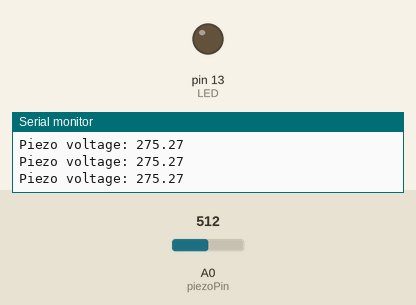
Simulated run of this sketch. Board: Arduino Uno, built with avr-gcc and run on an emulated ATmega328P. Parts: output pins drawn as LEDs (lit = HIGH), the last lines printed to the serial monitor. Inputs (shaded band) come from the test bench; at power-on: A0 (piezoPin) = 512.

Above: at 1.2 s.
1.3 s: A0 (piezoPin) set to 200
2.8 s: A0 (piezoPin) set to 177
At 4.1 s:
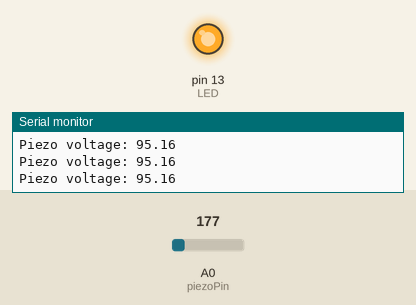
4.4 s: A0 (piezoPin) set to 306
At 5.7 s:
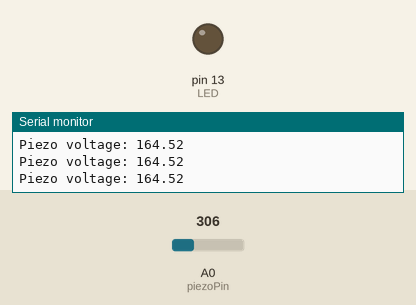
6.0 s: A0 (piezoPin) set to 122
At 7.2 s:
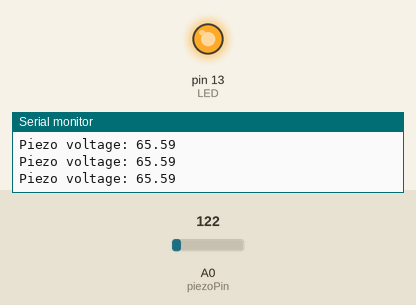
Timing chart, 0 to 8.6 s (numbered marks = the images above; inputs shaded):
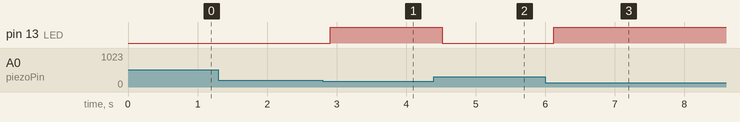

The sketch:

peizo.ino
```cpp
const int piezoPin = A0; // Analog pin connected to the piezo
const int voltageRef = 5.0; // Reference voltage (5V for Arduino)
const int dividerRatio = 110; // Voltage divider ratio (1 + (1MΩ / 10kΩ))
int LED = 13;

void setup() {
  Serial.begin(9600); // Set serial communication baud rate
pinMode(LED, OUTPUT);
}

void loop() {
  int rawValue = analogRead(piezoPin); // Read raw analog value
  float voltage = (rawValue / (float)1023) * voltageRef * dividerRatio; // Convert to voltage
  Serial.print("Piezo voltage: ");
  Serial.println(voltage, 2); // Print voltage with 2 decimal places
  delay(100); // Delay between readings (ms)
 if(voltage <100){
 digitalWrite(LED, HIGH);
 delay(100);}
 else{
  digitalWrite(LED, LOW);
  delay(100);
 }
}
```

Measured:
- the behaviour switches between 186 and 185 on A0 (piezoPin) (found by bisection; images 0 and 1)
- after the input at 2.8 s, pin 13 (LED): LOW → HIGH after 0.11 s
- after the input at 4.4 s, pin 13 (LED): HIGH → LOW after 0.12 s
- after the input at 6.0 s, pin 13 (LED): LOW → HIGH after 0.12 s
